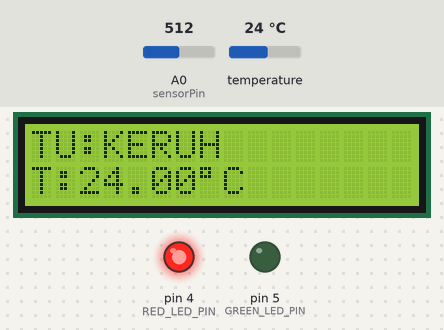
Bench run of a sketch on a simulated Arduino Uno, built with avr-gcc and run on an emulated ATmega328P. Shown: 16×2 character LCD, output pins drawn as LEDs (lit = HIGH). The inputs (shaded band) are chosen by the test bench; at power-on: A0 (sensorPin) = 512, temperature 24 °C. What the sketch prints to the serial monitor is not drawn.

Above: at 1.2 s.
1.3 s: A0 (sensorPin) set to 599
3.8 s: A0 (sensorPin) set to 622
At 4.2 s:
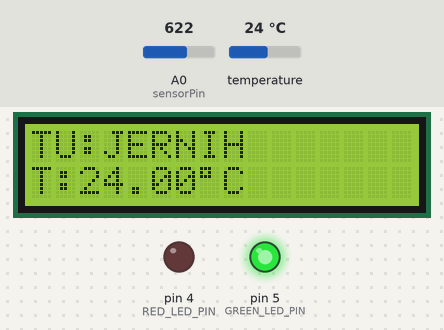
6.3 s: A0 (sensorPin) set to 306
At 8.5 s:
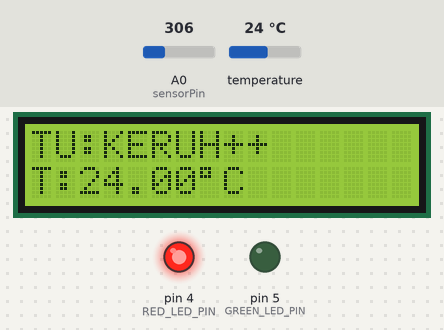
9.2 s: temperature set to 12 °C
At 11.4 s:
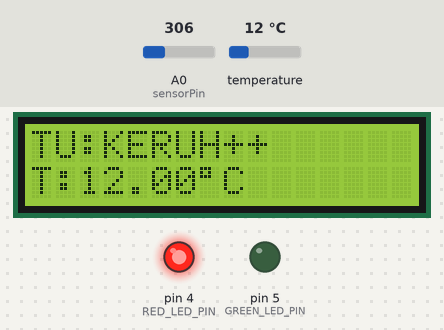
11.8 s: temperature set to 19 °C
At 13.6 s:
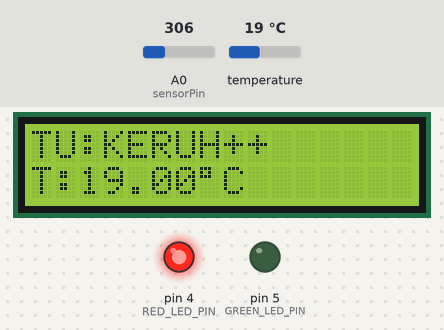
14.3 s: temperature set to 28 °C
At 16.6 s:
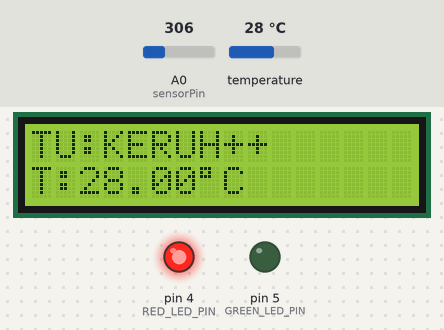
Timing chart, 0 to 18.1 s (numbered marks = the images above; inputs shaded):
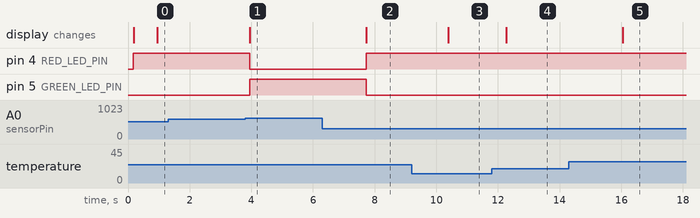

Measured:
- the behaviour switches between 607 and 608 on A0 (sensorPin) (found by bisection; images 0 and 1)
- after the input at 1.3 s, every drawn part: stays the same
- after the input at 3.8 s, pin 4 (RED_LED_PIN): HIGH → LOW after 0.15 s; pin 5 (GREEN_LED_PIN): LOW → HIGH after 0.15 s; the display: changes after 0.15 s (image 1)
- after the input at 6.3 s, pin 4 (RED_LED_PIN): LOW → HIGH after 1.4 s; pin 5 (GREEN_LED_PIN): HIGH → LOW after 1.4 s; the display: changes after 1.4 s (image 2)
- after the input at 9.2 s, the display: changes after 1.2 s (image 3)
- after the input at 11.8 s, the display: changes after 0.47 s (image 4)
- after the input at 14.3 s, the display: changes after 1.7 s (image 5)

The sketch:

main.ino
```cpp
#include <LiquidCrystal_I2C.h>
#include <OneWire.h>
#include <DallasTemperature.h>

LiquidCrystal_I2C lcd(0x27, 2, 16);

// TURBIDITY
int sensorPin = A0;

// DS18B20
#define ONE_WIRE_BUS 7
OneWire oneWire(ONE_WIRE_BUS);
DallasTemperature sensors(&oneWire);

// LED pins
#define GREEN_LED_PIN 5
#define RED_LED_PIN 4

void setup() {
  Serial.begin(9600);

  // Initialize LCD
  lcd.init();
  lcd.backlight();

  // Initialize LED pins
  pinMode(GREEN_LED_PIN, OUTPUT);
  pinMode(RED_LED_PIN, OUTPUT);

  // Turn off both LEDs initially
  digitalWrite(GREEN_LED_PIN, LOW);
  digitalWrite(RED_LED_PIN, LOW);
}

void loop() {
  // TURBIDITY SENSOR
  int sensorValue = analogRead(sensorPin);
  Serial.println(sensorValue);
  int turbidity = map(sensorValue, 0, 750, 100, 0);
  delay(100);

  lcd.setCursor(0, 0);
  lcd.print("TU:");
  lcd.setCursor(3, 0);

  // Check turbidity and control LEDs
  if (turbidity < 20) {
    lcd.print("JERNIH   ");
    Serial.println("AIR JERNIH");
    Serial.println(turbidity);
    digitalWrite(GREEN_LED_PIN, HIGH);
    digitalWrite(RED_LED_PIN, LOW);
  } else if ((turbidity >= 20) && (turbidity <= 50)) {
    lcd.print("KERUH   ");
    Serial.println("AIR CENDERUNG KERUH");
    Serial.println(turbidity);
    digitalWrite(GREEN_LED_PIN, LOW);
    digitalWrite(RED_LED_PIN, HIGH);
  } else {
    lcd.print("KERUH++");
    Serial.println("AIR KERUH SEKALI");
    Serial.println(turbidity);
    digitalWrite(GREEN_LED_PIN, LOW);
    digitalWrite(RED_LED_PIN, HIGH);
  }

  // DS18B20
  sensors.requestTemperatures();
  float temperature = sensors.getTempCByIndex(0);

  // Display temperature on LCD
  lcd.setCursor(0, 1);
  lcd.print("T:");
  lcd.print(temperature);
  lcd.print((char)223);
  lcd.print("C");

  Serial.print("Temperature: ");
  Serial.print(temperature);
  Serial.println(" C");

  delay(1000);
}
```
